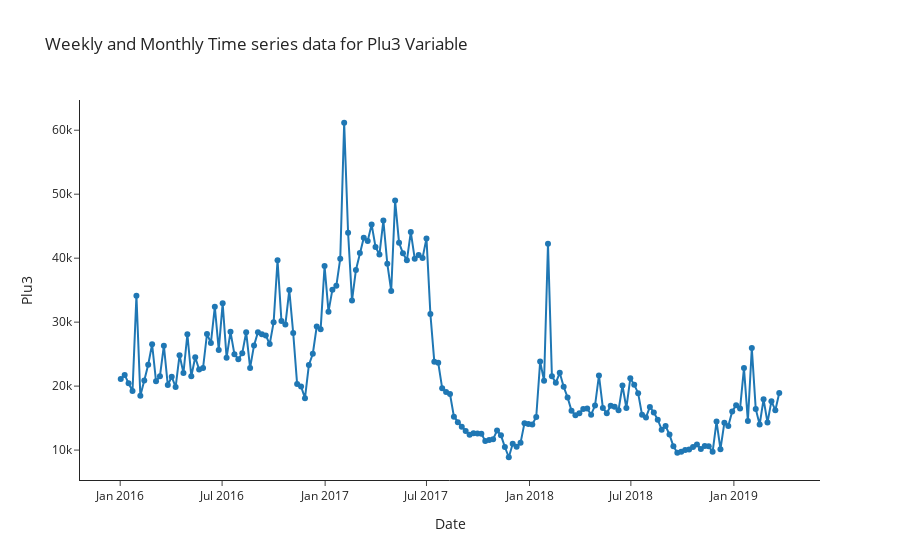

The cell this chart's notebook holds for it:
### Markdown cell above
#### Weekly and monthly time series for Plu3 Variable

### Code cell
# Create a trace for Plu3
trace3 = traces(x=df_month.Date, y=df_month.Plu3,
                mode="lines+markers", name="Plu3")

# Add the trace to Plotly data
data = [trace3]

# Customize the layout
layout = layouts(title1="Weekly and Monthly Time series data for Plu3 Variable",
                 title2="Date",
                 title3="Plu3")

# Create the plot
fig = dict(data=data, layout=layout)
# Display the plot
iplot(fig)

### Figure 1 — Plotly figure (JSON) as saved in the notebook; plotly's stock layout.template omitted (floating-point values rounded to 4 significant figures; data arrays with more than 128 entries replaced by an {"elided": "..."} marker saying what was removed)
{"data": [{"mode": "lines+markers", "name": "Plu3", "type": "scatter", "x": {"elided": "169 str values"}, "y": {"elided": "169 float values"}}], "layout": {"hovermode": "closest", "title": {"text": "Weekly and Monthly Time series data for Plu3 Variable"}, "xaxis": {"showgrid": false, "title": {"text": "Date"}}, "yaxis": {"title": {"text": "Plu3"}}}}
